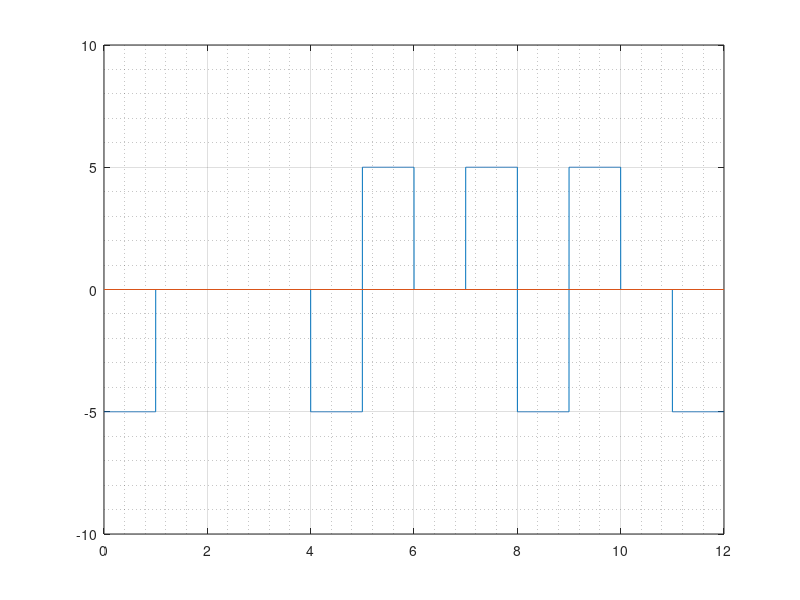

Source code (MATLAB):
clc; #... Clear command line
clear all; #... Clear variables
close all; #... Clear figures

bits = [1 0 0 0 0 0 0 0 0 1 0 1];

#... Modulation
bitrate = 1;
voltage = 5;

sampling_rate = 1000;
sampling_time = 1/sampling_rate;

end_time = length(bits)/bitrate;
time = 0:sampling_time:end_time;

count = 0;
for i = 1:length(bits)
  if bits(i) == 0
    count = count+1;
  else
    count = 0;
  endif
  if count == 8
    bits(i-4) = -1; bits(i-3) = -1; bits(i-1) = 1;
    bits(i) = 1; count = 0;
  endif
endfor

index = 1;
sign = 1;
if bits(1) == 1
  sign = -1;
endif

for i = 1:length(time)
  modulation(i) = bits(index)*sign*voltage;
  if time(i)*bitrate >= index
        index = index+1;
        if index <= length(bits) && bits(index) != 0
            sign = -sign;
        endif
    endif
endfor

plot(time, modulation);
axis([0 end_time -voltage-5 voltage+5]);
line([0 end_time], [0 0]);
grid on;
grid minor;

#... Demodulation
index = 1;

for i = 1:length(modulation)
  demodulation(index) = modulation(i)/voltage;
  if time(i)*bitrate >= index
    index = index+1;
  endif
endfor

last = 1;

for i = 1:length(demodulation)
  if demodulation(i) != 0
    if demodulation(i) == last
      for j = 0:4
        demodulation(i+j) = 0;
      endfor
    else
      last = demodulation(i);
    endif
  endif
endfor

demodulation = abs(demodulation);

disp(demodulation);
